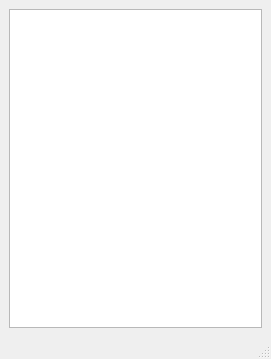
<?xml version="1.0" encoding="UTF-8"?>
<ui version="4.0">
 <class>MainWindow</class>
 <widget class="QMainWindow" name="MainWindow">
  <property name="geometry">
   <rect>
    <x>0</x>
    <y>0</y>
    <width>271</width>
    <height>359</height>
   </rect>
  </property>
  <property name="windowTitle">
   <string>MainWindow</string>
  </property>
  <widget class="QWidget" name="centralwidget">
   <layout class="QVBoxLayout" name="verticalLayout">
    <item>
     <widget class="QListWidget" name="listWidget"/>
    </item>
   </layout>
  </widget>
  <widget class="QMenuBar" name="menubar">
   <property name="geometry">
    <rect>
     <x>0</x>
     <y>0</y>
     <width>271</width>
     <height>21</height>
    </rect>
   </property>
  </widget>
  <widget class="QStatusBar" name="statusbar"/>
 </widget>
 <resources/>
 <connections/>
</ui>
